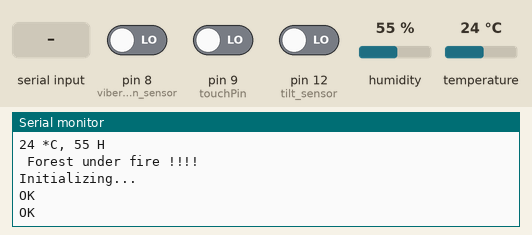
A sketch run on a simulated Arduino Uno, built with avr-gcc and run on an emulated ATmega328P. Parts: the last lines printed to the serial monitor. Inputs (shaded band) come from the test bench; at power-on: pin 8 (viberation_sensor) LOW, pin 9 (touchPin) LOW, pin 12 (tilt_sensor) LOW, humidity 55 %, temperature 24 °C. The modem accepts every AT command (registered, SIM ready, sends succeed) and sends nothing else.

Above: at 2.4 s.
2.5 s: "1" received over the second serial link
At 3.3 s:
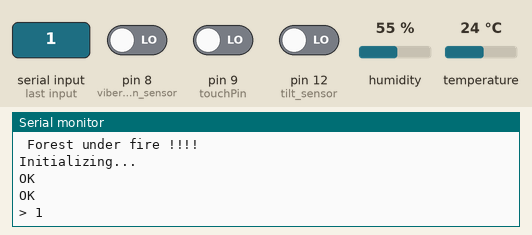
4.0 s: pin 8 (viberation_sensor) driven HIGH and pin 9 (touchPin) driven HIGH and pin 12 (tilt_sensor) driven HIGH
At 5.1 s:
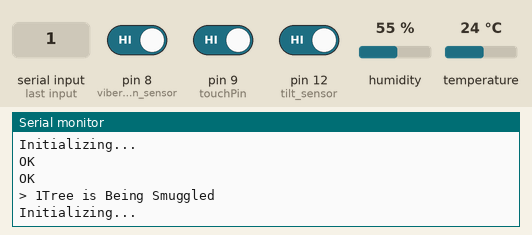
7.1 s: "0" received over the second serial link
At 7.8 s:
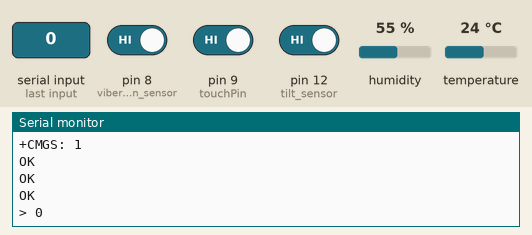

The sketch:

Mini_project.ino
```cpp
#include <SoftwareSerial.h>

SoftwareSerial mySerial(3, 2);

#include <SimpleDHT.h>
unsigned long prevTime = millis();
int viberation_sensor = 8;
int tilt_sensor = 12; // titlt sensor and all other sensors re-sarts again after 20 sec after detecting the smuggling
int pinDHT11 = 10;
SimpleDHT11 dht11(pinDHT11);
const int touchPin = 9;

int vib=0 , t=0 , metal=0;
int ct,pt=0,smugglingMessageCount = 0,tempMessageCount = 0;

void setup() {
Serial.begin(9600);
smugglingMessageCount = 0;
tempMessageCount = 0;
vib=0;
t=0;
metal=0;
}

void loop() {
viberation();
tilt();
temp();
Metal();

if( vib==1 && t==1 && metal==1 ) // checks if all sensors detect together
{
  if( smugglingMessageCount != -1 ) {
  Serial.println("Tree is Being Smuggled");
  send_sms("Tree is Being Smuggled"); // Send's SMS to phone
  smugglingMessageCount = -1 ;
  //return;
  }
}

ct = millis();
if(ct-pt >= 20000) { //If touch or tilt is not detected within 20sec of vibration then set all values of sensors to zero
  pt = 0;
  vib=0 ; t=0 ; metal=0;
  smugglingMessageCount = 0;
  //tempMessageCount = 0;
}
}

void viberation() {
int viberation_sensor_state = digitalRead(viberation_sensor);
if(viberation_sensor_state == 1)
{
vib = 1;
pt = millis();
//Serial.println("Vibration Sensed");
}
}

void temp() {
  byte temperature = 0;
  byte humidity = 0;
  int err = SimpleDHTErrSuccess;
  if ((err = dht11.read(&temperature, &humidity, NULL)) != SimpleDHTErrSuccess) {
   // Serial.print("Read DHT11 failed, err="); Serial.print(SimpleDHTErrCode(err));
    //Serial.print(","); Serial.println(SimpleDHTErrDuration(err)); delay(1000);
    return;
  }

  if((int)temperature>5 && (int)humidity<400 && tempMessageCount != -1) {
  Serial.print((int)temperature); Serial.print(" *C, ");
  Serial.print((int)humidity); Serial.println(" H");
  Serial.println(" Forest under fire !!!! ");
  send_sms(" Forest under fire !!!! ");
  tempMessageCount = -1;
  //return;
  }
  // DHT11 sampling rate is 1HZ.
//  delay(500);

while( true ) { //delay of 1 sec in DHT11 Sensor
unsigned long currentTime = millis();
viberation();
tilt();
Metal();
if(currentTime - prevTime > 1000) {
prevTime = currentTime;
break;
}
}
}

void tilt() {
  int tilt_sensor_state = digitalRead(tilt_sensor);
  if(tilt_sensor_state == 1) {
    t = 1;
    pt = millis();
//    Serial.println("Tilt Sensed");
  }
}

void Metal() {
  int touchState = digitalRead(touchPin);
  if(touchState == 1){
    metal = 1;
    pt = millis();
//    Serial.println("Metal Detected");
  }
  }

void send_sms(String txt) { //GSM code

  Serial.begin(9600);


  mySerial.begin(9600);

  Serial.println("Initializing...");
  delay(1000);

  mySerial.println("AT");
  updateSerial();

  mySerial.println("AT+CMGF=1");
  updateSerial();
  mySerial.println("AT+CMGS=\"+916360473123\""); // enter your phone number here (prefix country code)
  updateSerial();
  mySerial.println(txt); // enter your message here
  updateSerial();
  mySerial.write(26);
}

void updateSerial()
{
  delay(500);
  while (Serial.available())
  {
    mySerial.write(Serial.read());//Forward what Serial received to Software Serial Port
  }
  while(mySerial.available())
  {
    Serial.write(mySerial.read());//Forward what Software Serial received to Serial Port
  }
}
```

Measured:
- after the input at 2.5 s, the serial monitor: prints a new line after 0.07 s (image 1)
- after the input at 4.0 s, the serial monitor: prints a new line after 0.10 s (image 2)
- after the input at 7.1 s, the serial monitor: prints a new line after 0.07 s (image 3)
